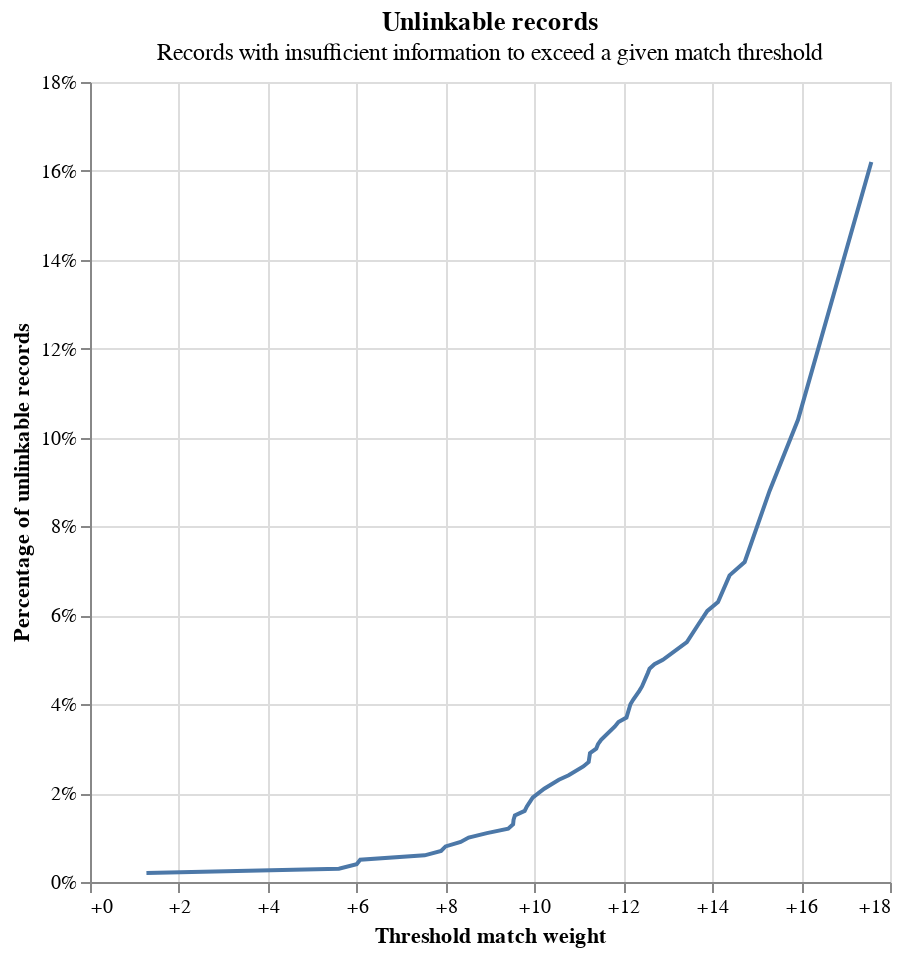

Notebook source saved alongside this figure:
### Code cell
linker.load_settings_from_json("./demo_settings/real_time_settings.json")
linker.unlinkables_chart()

### Figure 1 — Vega-Lite specification as saved in the notebook (floating-point values rounded to 4 significant figures)
{"config": {"view": {"continuousWidth": 400, "continuousHeight": 300}}, "layer": [{"mark": "line", "encoding": {"x": {"type": "quantitative", "axis": {"format": "+", "title": "Threshold match weight"}, "field": "match_weight"}, "y": {"type": "quantitative", "axis": {"format": "%", "title": "Percentage of unlinkable records"}, "field": "cum_prop"}}}, {"mark": "point", "encoding": {"opacity": {"value": 0}, "tooltip": [{"type": "quantitative", "field": "match_weight", "format": "+.5", "title": "Match weight"}, {"type": "quantitative", "field": "match_probability", "format": ".5", "title": "Match probability"}, {"type": "quantitative", "field": "cum_prop", "format": ".3%", "title": "Proportion of unlinkable records"}], "x": {"type": "quantitative", "field": "match_weight"}, "y": {"type": "quantitative", "field": "cum_prop"}}, "selection": {"selector112": {"type": "single", "nearest": true, "on": "mouseover", "fields": ["match_weight", "cum_prop"], "empty": "none"}}}, {"mark": "point", "encoding": {"opacity": {"condition": {"value": 1, "selection": "selector112"}, "value": 0}, "x": {"type": "quantitative", "axis": {"title": "Threshold match weight"}, "field": "match_weight"}, "y": {"type": "quantitative", "axis": {"format": "%", "title": "Percentage of unlinkable records"}, "field": "cum_prop"}}}, {"mark": {"type": "rule", "color": "gray"}, "encoding": {"x": {"type": "quantitative", "field": "match_weight"}}, "transform": [{"filter": {"selection": "selector112"}}]}, {"mark": {"type": "rule", "color": "gray"}, "encoding": {"y": {"type": "quantitative", "field": "cum_prop"}}, "transform": [{"filter": {"selection": "selector112"}}]}], "data": {"values": [{"match_weight": 1.27, "match_probability": 0.7071, "prop": 0.002, "cum_prop": 0.002}, {"match_weight": 5.6, "match_probability": 0.9798, "prop": 0.001, "cum_prop": 0.003}, {"match_weight": 6.0, "match_probability": 0.9846, "prop": 0.001, "cum_prop": 0.004}, {"match_weight": 6.08, "match_probability": 0.9855, "prop": 0.001, "cum_prop": 0.005}, {"match_weight": 7.53, "match_probability": 0.9946, "prop": 0.001, "cum_prop": 0.006}, {"match_weight": 7.9, "match_probability": 0.9958, "prop": 0.001, "cum_prop": 0.007}, {"match_weight": 8.0, "match_probability": 0.9961, "prop": 0.001, "cum_prop": 0.008}, {"match_weight": 8.34, "match_probability": 0.9969, "prop": 0.001, "cum_prop": 0.009}, {"match_weight": 8.52, "match_probability": 0.9973, "prop": 0.001, "cum_prop": 0.01}, {"match_weight": 8.93, "match_probability": 0.998, "prop": 0.001, "cum_prop": 0.011}, {"match_weight": 9.41, "match_probability": 0.9985, "prop": 0.001, "cum_prop": 0.012}, {"match_weight": 9.52, "match_probability": 0.9986, "prop": 0.001, "cum_prop": 0.013}, {"match_weight": 9.53, "match_probability": 0.9987, "prop": 0.001, "cum_prop": 0.014}, {"match_weight": 9.56, "match_probability": 0.9987, "prop": 0.001, "cum_prop": 0.015}, {"match_weight": 9.78, "match_probability": 0.9989, "prop": 0.001, "cum_prop": 0.016}, {"match_weight": 9.83, "match_probability": 0.9989, "prop": 0.001, "cum_prop": 0.017}, {"match_weight": 9.96, "match_probability": 0.999, "prop": 0.002, "cum_prop": 0.019}, {"match_weight": 10.22, "match_probability": 0.9992, "prop": 0.002, "cum_prop": 0.021}, {"match_weight": 10.55, "match_probability": 0.9993, "prop": 0.002, "cum_prop": 0.023}, {"match_weight": 10.77, "match_probability": 0.9994, "prop": 0.001, "cum_prop": 0.024}, {"match_weight": 11.1, "match_probability": 0.9996, "prop": 0.002, "cum_prop": 0.026}, {"match_weight": 11.22, "match_probability": 0.9996, "prop": 0.001, "cum_prop": 0.027}, {"match_weight": 11.25, "match_probability": 0.9996, "prop": 0.002, "cum_prop": 0.029}, {"match_weight": 11.39, "match_probability": 0.9996, "prop": 0.001, "cum_prop": 0.03}, {"match_weight": 11.43, "match_probability": 0.9996, "prop": 0.001, "cum_prop": 0.031}, {"match_weight": 11.5, "match_probability": 0.9997, "prop": 0.001, "cum_prop": 0.032}, {"match_weight": 11.81, "match_probability": 0.9997, "prop": 0.003, "cum_prop": 0.035}, {"match_weight": 11.89, "match_probability": 0.9997, "prop": 0.001, "cum_prop": 0.036}, {"match_weight": 12.07, "match_probability": 0.9998, "prop": 0.001, "cum_prop": 0.037}, {"match_weight": 12.16, "match_probability": 0.9998, "prop": 0.003, "cum_prop": 0.04}, {"match_weight": 12.22, "match_probability": 0.9998, "prop": 0.001, "cum_prop": 0.041}, {"match_weight": 12.36, "match_probability": 0.9998, "prop": 0.002, "cum_prop": 0.043}, {"match_weight": 12.42, "match_probability": 0.9998, "prop": 0.001, "cum_prop": 0.044}, {"match_weight": 12.55, "match_probability": 0.9998, "prop": 0.003, "cum_prop": 0.047}, {"match_weight": 12.59, "match_probability": 0.9998, "prop": 0.001, "cum_prop": 0.048}, {"match_weight": 12.7, "match_probability": 0.9999, "prop": 0.001, "cum_prop": 0.049}, {"match_weight": 12.89, "match_probability": 0.9999, "prop": 0.001, "cum_prop": 0.05}, {"match_weight": 13.43, "match_probability": 0.9999, "prop": 0.004, "cum_prop": 0.054}, {"match_weight": 13.69, "match_probability": 0.9999, "prop": 0.004, "cum_prop": 0.058}, {"match_weight": 13.89, "match_probability": 0.9999, "prop": 0.003, "cum_prop": 0.061}, {"match_weight": 14.13, "match_probability": 0.9999, "prop": 0.002, "cum_prop": 0.063}, {"match_weight": 14.39, "match_probability": 1.0, "prop": 0.006, "cum_prop": 0.069}, {"match_weight": 14.73, "match_probability": 1.0, "prop": 0.003, "cum_prop": 0.072}, {"match_weight": 15.29, "match_probability": 1.0, "prop": 0.016, "cum_prop": 0.088}, {"match_weight": 15.93, "match_probability": 1.0, "prop": 0.016, "cum_prop": 0.104}, {"match_weight": 17.58, "match_probability": 1.0, "prop": 0.058, "cum_prop": 0.162}]}, "height": 400, "title": {"text": "Unlinkable records", "subtitle": "Records with insufficient information to exceed a given match threshold"}, "width": 400, "$schema": "https://vega.github.io/schema/vega-lite/v4.8.1.json"}
